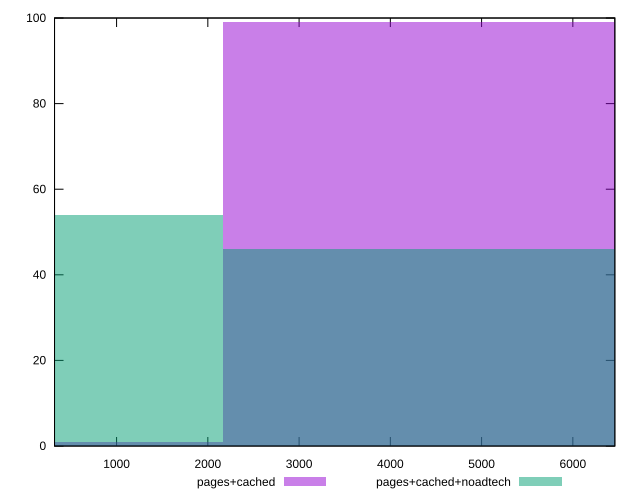

The script that saved this image:
reset

$pagesCached <<EOF
4324.847262124819 99
0 1
EOF

$pagesCachedNoadtech <<EOF
4324.847262124819 46
0 54
EOF

set key outside below
set boxwidth 4324.847262124819
set xrange [320:6460]
set yrange [0:100]
set trange [0:100]
set style fill transparent solid 0.5 noborder
set terminal svg size 640, 500 enhanced background rgb 'white'
set output "report_00015_2021-02-09T16-11-33.973Z/unused-javascript/comparison/histogram/1_vs_2.svg"

plot $pagesCached title "pages+cached" with boxes, \
     $pagesCachedNoadtech title "pages+cached+noadtech" with boxes

reset
